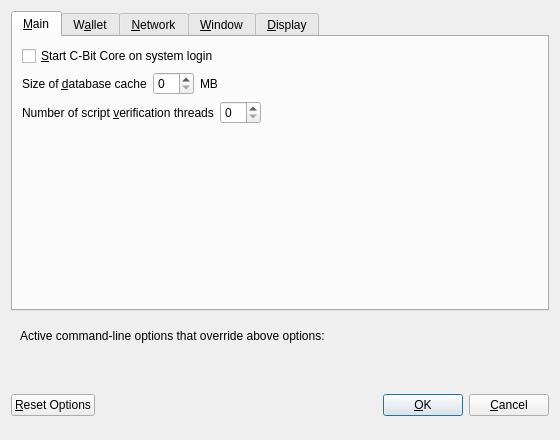
<?xml version="1.0" encoding="UTF-8"?>
<ui version="4.0">
 <class>OptionsDialog</class>
 <widget class="QDialog" name="OptionsDialog">
  <property name="geometry">
   <rect>
    <x>0</x>
    <y>0</y>
    <width>560</width>
    <height>440</height>
   </rect>
  </property>
  <property name="windowTitle">
   <string>Options</string>
  </property>
  <property name="modal">
   <bool>true</bool>
  </property>
  <layout class="QVBoxLayout" name="verticalLayout">
   <item>
    <widget class="QTabWidget" name="tabWidget">
     <property name="currentIndex">
      <number>0</number>
     </property>
     <widget class="QWidget" name="tabMain">
      <attribute name="title">
       <string>&amp;Main</string>
      </attribute>
      <layout class="QVBoxLayout" name="verticalLayout_Main">
       <item>
        <widget class="QCheckBox" name="bitcoinAtStartup">
         <property name="toolTip">
          <string>Automatically start C-Bit Core after logging in to the system.</string>
         </property>
         <property name="text">
          <string>&amp;Start C-Bit Core on system login</string>
         </property>
        </widget>
       </item>
       <item>
        <layout class="QHBoxLayout" name="horizontalLayout_2_Main">
         <item>
          <widget class="QLabel" name="databaseCacheLabel">
           <property name="text">
            <string>Size of &amp;database cache</string>
           </property>
           <property name="textFormat">
            <enum>Qt::PlainText</enum>
           </property>
           <property name="buddy">
            <cstring>databaseCache</cstring>
           </property>
          </widget>
         </item>
         <item>
          <widget class="QSpinBox" name="databaseCache"/>
         </item>
         <item>
          <widget class="QLabel" name="databaseCacheUnitLabel">
           <property name="text">
            <string>MB</string>
           </property>
           <property name="textFormat">
            <enum>Qt::PlainText</enum>
           </property>
          </widget>
         </item>
         <item>
          <spacer name="horizontalSpacer_2_Main">
           <property name="orientation">
            <enum>Qt::Horizontal</enum>
           </property>
           <property name="sizeHint" stdset="0">
            <size>
             <width>40</width>
             <height>20</height>
            </size>
           </property>
          </spacer>
         </item>
        </layout>
       </item>
       <item>
        <layout class="QHBoxLayout" name="horizontalLayout_3_Main">
         <item>
          <widget class="QLabel" name="threadsScriptVerifLabel">
           <property name="text">
            <string>Number of script &amp;verification threads</string>
           </property>
           <property name="textFormat">
            <enum>Qt::PlainText</enum>
           </property>
           <property name="buddy">
            <cstring>threadsScriptVerif</cstring>
           </property>
          </widget>
         </item>
         <item>
          <widget class="QSpinBox" name="threadsScriptVerif">
           <property name="toolTip">
            <string>(0 = auto, &lt;0 = leave that many cores free)</string>
           </property>
          </widget>
         </item>
         <item>
          <spacer name="horizontalSpacer_3_Main">
           <property name="orientation">
            <enum>Qt::Horizontal</enum>
           </property>
           <property name="sizeHint" stdset="0">
            <size>
             <width>40</width>
             <height>20</height>
            </size>
           </property>
          </spacer>
         </item>
        </layout>
       </item>
       <item>
        <spacer name="verticalSpacer_Main">
         <property name="orientation">
          <enum>Qt::Vertical</enum>
         </property>
         <property name="sizeHint" stdset="0">
          <size>
           <width>20</width>
           <height>40</height>
          </size>
         </property>
        </spacer>
       </item>
      </layout>
     </widget>
     <widget class="QWidget" name="tabWallet">
      <attribute name="title">
       <string>W&amp;allet</string>
      </attribute>
      <layout class="QVBoxLayout" name="verticalLayout_Wallet">
       <item>
        <widget class="QGroupBox" name="groupBox">
         <property name="title">
          <string>Expert</string>
         </property>
         <layout class="QVBoxLayout" name="verticalLayout_2">
          <item>
           <widget class="QCheckBox" name="coinControlFeatures">
            <property name="toolTip">
             <string>Whether to show coin control features or not.</string>
            </property>
            <property name="text">
             <string>Enable coin &amp;control features</string>
            </property>
           </widget>
          </item>
          <item>
           <widget class="QCheckBox" name="spendZeroConfChange">
            <property name="toolTip">
             <string>If you disable the spending of unconfirmed change, the change from a transaction cannot be used until that transaction has at least one confirmation. This also affects how your balance is computed.</string>
            </property>
            <property name="text">
             <string>&amp;Spend unconfirmed change</string>
            </property>
           </widget>
          </item>
         </layout>
        </widget>
       </item>
       <item>
        <spacer name="verticalSpacer_Wallet">
         <property name="orientation">
          <enum>Qt::Vertical</enum>
         </property>
         <property name="sizeHint" stdset="0">
          <size>
           <width>20</width>
           <height>40</height>
          </size>
         </property>
        </spacer>
       </item>
      </layout>
     </widget>
     <widget class="QWidget" name="tabNetwork">
      <attribute name="title">
       <string>&amp;Network</string>
      </attribute>
      <layout class="QVBoxLayout" name="verticalLayout_Network">
       <item>
        <widget class="QCheckBox" name="mapPortUpnp">
         <property name="toolTip">
          <string>Automatically open the Bitcoin client port on the router. This only works when your router supports UPnP and it is enabled.</string>
         </property>
         <property name="text">
          <string>Map port using &amp;UPnP</string>
         </property>
        </widget>
       </item>
       <item>
        <widget class="QCheckBox" name="allowIncoming">
         <property name="toolTip">
          <string>Accept connections from outside</string>
         </property>
         <property name="text">
          <string>Allow incoming connections</string>
         </property>
        </widget>
       </item>
       <item>
        <widget class="QCheckBox" name="connectSocks">
         <property name="toolTip">
          <string>Connect to the Bitcoin network through a SOCKS5 proxy.</string>
         </property>
         <property name="text">
          <string>&amp;Connect through SOCKS5 proxy (default proxy):</string>
         </property>
        </widget>
       </item>
       <item>
        <layout class="QHBoxLayout" name="horizontalLayout_1_Network">
         <item>
          <widget class="QLabel" name="proxyIpLabel">
           <property name="text">
            <string>Proxy &amp;IP:</string>
           </property>
           <property name="textFormat">
            <enum>Qt::PlainText</enum>
           </property>
           <property name="buddy">
            <cstring>proxyIp</cstring>
           </property>
          </widget>
         </item>
         <item>
          <widget class="QValidatedLineEdit" name="proxyIp">
           <property name="minimumSize">
            <size>
             <width>140</width>
             <height>0</height>
            </size>
           </property>
           <property name="maximumSize">
            <size>
             <width>140</width>
             <height>16777215</height>
            </size>
           </property>
           <property name="toolTip">
            <string>IP address of the proxy (e.g. IPv4: 127.0.0.1 / IPv6: ::1)</string>
           </property>
          </widget>
         </item>
         <item>
          <widget class="QLabel" name="proxyPortLabel">
           <property name="text">
            <string>&amp;Port:</string>
           </property>
           <property name="textFormat">
            <enum>Qt::PlainText</enum>
           </property>
           <property name="buddy">
            <cstring>proxyPort</cstring>
           </property>
          </widget>
         </item>
         <item>
          <widget class="QLineEdit" name="proxyPort">
           <property name="minimumSize">
            <size>
             <width>55</width>
             <height>0</height>
            </size>
           </property>
           <property name="maximumSize">
            <size>
             <width>55</width>
             <height>16777215</height>
            </size>
           </property>
           <property name="toolTip">
            <string>Port of the proxy (e.g. 9050)</string>
           </property>
          </widget>
         </item>
         <item>
          <spacer name="horizontalSpacer_1_Network">
           <property name="orientation">
            <enum>Qt::Horizontal</enum>
           </property>
           <property name="sizeHint" stdset="0">
            <size>
             <width>40</width>
             <height>20</height>
            </size>
           </property>
          </spacer>
         </item>
        </layout>
       </item>
       <item>
        <layout class="QHBoxLayout" name="horizontalLayout_2_Network">
         <item>
          <widget class="QLabel" name="proxyActiveNets">
           <property name="text">
            <string>Used for reaching peers via:</string>
           </property>
           <property name="textFormat">
            <enum>Qt::PlainText</enum>
           </property>
          </widget>
         </item>
         <item>
          <widget class="QCheckBox" name="proxyReachIPv4">
           <property name="enabled">
            <bool>false</bool>
           </property>
           <property name="toolTip">
            <string>Shows, if the supplied default SOCKS5 proxy is used to reach peers via this network type.</string>
           </property>
           <property name="text">
            <string/>
           </property>
          </widget>
         </item>
         <item>
          <widget class="QLabel" name="proxyReachIPv4Label">
           <property name="text">
            <string>IPv4</string>
           </property>
           <property name="textFormat">
            <enum>Qt::PlainText</enum>
           </property>
          </widget>
         </item>
         <item>
          <widget class="QCheckBox" name="proxyReachIPv6">
           <property name="enabled">
            <bool>false</bool>
           </property>
           <property name="toolTip">
            <string>Shows, if the supplied default SOCKS5 proxy is used to reach peers via this network type.</string>
           </property>
           <property name="text">
            <string/>
           </property>
          </widget>
         </item>
         <item>
          <widget class="QLabel" name="proxyReachIPv6Label">
           <property name="text">
            <string>IPv6</string>
           </property>
           <property name="textFormat">
            <enum>Qt::PlainText</enum>
           </property>
          </widget>
         </item>
         <item>
          <widget class="QCheckBox" name="proxyReachTor">
           <property name="enabled">
            <bool>false</bool>
           </property>
           <property name="toolTip">
            <string>Shows, if the supplied default SOCKS5 proxy is used to reach peers via this network type.</string>
           </property>
           <property name="text">
            <string/>
           </property>
          </widget>
         </item>
         <item>
          <widget class="QLabel" name="proxyReachTorLabel">
           <property name="text">
            <string>Tor</string>
           </property>
           <property name="textFormat">
            <enum>Qt::PlainText</enum>
           </property>
          </widget>
         </item>
         <item>
          <spacer name="horizontalSpacer_2_Network">
           <property name="orientation">
            <enum>Qt::Horizontal</enum>
           </property>
           <property name="sizeHint" stdset="0">
            <size>
             <width>40</width>
             <height>20</height>
            </size>
           </property>
          </spacer>
         </item>
        </layout>
       </item>
       <item>
        <widget class="QCheckBox" name="connectSocksTor">
         <property name="toolTip">
          <string>Connect to the Bitcoin network through a separate SOCKS5 proxy for Tor hidden services.</string>
         </property>
         <property name="text">
          <string>Use separate SOCKS5 proxy to reach peers via Tor hidden services:</string>
         </property>
        </widget>
       </item>
       <item>
        <layout class="QHBoxLayout" name="horizontalLayout_3_Network">
         <item>
          <widget class="QLabel" name="proxyIpTorLabel">
           <property name="text">
            <string>Proxy &amp;IP:</string>
           </property>
           <property name="textFormat">
            <enum>Qt::PlainText</enum>
           </property>
           <property name="buddy">
            <cstring>proxyIpTor</cstring>
           </property>
          </widget>
         </item>
         <item>
          <widget class="QValidatedLineEdit" name="proxyIpTor">
           <property name="minimumSize">
            <size>
             <width>140</width>
             <height>0</height>
            </size>
           </property>
           <property name="maximumSize">
            <size>
             <width>140</width>
             <height>16777215</height>
            </size>
           </property>
           <property name="toolTip">
            <string>IP address of the proxy (e.g. IPv4: 127.0.0.1 / IPv6: ::1)</string>
           </property>
          </widget>
         </item>
         <item>
          <widget class="QLabel" name="proxyPortTorLabel">
           <property name="text">
            <string>&amp;Port:</string>
           </property>
           <property name="textFormat">
            <enum>Qt::PlainText</enum>
           </property>
           <property name="buddy">
            <cstring>proxyPortTor</cstring>
           </property>
          </widget>
         </item>
         <item>
          <widget class="QLineEdit" name="proxyPortTor">
           <property name="minimumSize">
            <size>
             <width>55</width>
             <height>0</height>
            </size>
           </property>
           <property name="maximumSize">
            <size>
             <width>55</width>
             <height>16777215</height>
            </size>
           </property>
           <property name="toolTip">
            <string>Port of the proxy (e.g. 9050)</string>
           </property>
          </widget>
         </item>
         <item>
          <spacer name="horizontalSpacer_4_Network">
           <property name="orientation">
            <enum>Qt::Horizontal</enum>
           </property>
           <property name="sizeHint" stdset="0">
            <size>
             <width>40</width>
             <height>20</height>
            </size>
           </property>
          </spacer>
         </item>
        </layout>
       </item>
       <item>
        <spacer name="verticalSpacer_Network">
         <property name="orientation">
          <enum>Qt::Vertical</enum>
         </property>
         <property name="sizeHint" stdset="0">
          <size>
           <width>20</width>
           <height>40</height>
          </size>
         </property>
        </spacer>
       </item>
      </layout>
     </widget>
     <widget class="QWidget" name="tabWindow">
      <attribute name="title">
       <string>&amp;Window</string>
      </attribute>
      <layout class="QVBoxLayout" name="verticalLayout_Window">
       <item>
        <widget class="QCheckBox" name="minimizeToTray">
         <property name="toolTip">
          <string>Show only a tray icon after minimizing the window.</string>
         </property>
         <property name="text">
          <string>&amp;Minimize to the tray instead of the taskbar</string>
         </property>
        </widget>
       </item>
       <item>
        <widget class="QCheckBox" name="minimizeOnClose">
         <property name="toolTip">
          <string>Minimize instead of exit the application when the window is closed. When this option is enabled, the application will be closed only after selecting Exit in the menu.</string>
         </property>
         <property name="text">
          <string>M&amp;inimize on close</string>
         </property>
        </widget>
       </item>
       <item>
        <spacer name="verticalSpacer_Window">
         <property name="orientation">
          <enum>Qt::Vertical</enum>
         </property>
         <property name="sizeHint" stdset="0">
          <size>
           <width>20</width>
           <height>40</height>
          </size>
         </property>
        </spacer>
       </item>
      </layout>
     </widget>
     <widget class="QWidget" name="tabDisplay">
      <attribute name="title">
       <string>&amp;Display</string>
      </attribute>
      <layout class="QVBoxLayout" name="verticalLayout_Display">
       <item>
        <layout class="QHBoxLayout" name="horizontalLayout_1_Display">
         <item>
          <widget class="QLabel" name="langLabel">
           <property name="text">
            <string>User Interface &amp;language:</string>
           </property>
           <property name="textFormat">
            <enum>Qt::PlainText</enum>
           </property>
           <property name="buddy">
            <cstring>lang</cstring>
           </property>
          </widget>
         </item>
         <item>
          <widget class="QValueComboBox" name="lang">
           <property name="toolTip">
            <string>The user interface language can be set here. This setting will take effect after restarting C-Bit Core.</string>
           </property>
          </widget>
         </item>
        </layout>
       </item>
       <item>
        <layout class="QHBoxLayout" name="horizontalLayout_2_Display">
         <item>
          <widget class="QLabel" name="unitLabel">
           <property name="text">
            <string>&amp;Unit to show amounts in:</string>
           </property>
           <property name="textFormat">
            <enum>Qt::PlainText</enum>
           </property>
           <property name="buddy">
            <cstring>unit</cstring>
           </property>
          </widget>
         </item>
         <item>
          <widget class="QValueComboBox" name="unit">
           <property name="toolTip">
            <string>Choose the default subdivision unit to show in the interface and when sending coins.</string>
           </property>
          </widget>
         </item>
        </layout>
       </item>
       <item>
        <layout class="QHBoxLayout" name="horizontalLayout_3_Display">
         <item>
          <widget class="QLabel" name="thirdPartyTxUrlsLabel">
           <property name="toolTip">
            <string>Third party URLs (e.g. a block explorer) that appear in the transactions tab as context menu items. %s in the URL is replaced by transaction hash. Multiple URLs are separated by vertical bar |.</string>
           </property>
           <property name="text">
            <string>Third party transaction URLs</string>
           </property>
           <property name="buddy">
            <cstring>thirdPartyTxUrls</cstring>
           </property>
          </widget>
         </item>
         <item>
          <widget class="QLineEdit" name="thirdPartyTxUrls">
           <property name="toolTip">
            <string>Third party URLs (e.g. a block explorer) that appear in the transactions tab as context menu items. %s in the URL is replaced by transaction hash. Multiple URLs are separated by vertical bar |.</string>
           </property>
          </widget>
         </item>
        </layout>
       </item>
       <item>
        <spacer name="verticalSpacer_Display">
         <property name="orientation">
          <enum>Qt::Vertical</enum>
         </property>
         <property name="sizeHint" stdset="0">
          <size>
           <width>20</width>
           <height>40</height>
          </size>
         </property>
        </spacer>
       </item>
      </layout>
     </widget>
    </widget>
   </item>
   <item>
    <widget class="QFrame" name="frame">
     <layout class="QVBoxLayout" name="verticalLayout_Bottom">
      <item>
       <layout class="QHBoxLayout" name="horizontalLayout_Bottom">
        <item>
         <widget class="QLabel" name="overriddenByCommandLineInfoLabel">
          <property name="text">
           <string>Active command-line options that override above options:</string>
          </property>
          <property name="textFormat">
           <enum>Qt::PlainText</enum>
          </property>
         </widget>
        </item>
        <item>
         <spacer name="horizontalSpacer_Bottom">
          <property name="orientation">
           <enum>Qt::Horizontal</enum>
          </property>
          <property name="sizeHint" stdset="0">
           <size>
            <width>40</width>
            <height>20</height>
           </size>
          </property>
         </spacer>
        </item>
       </layout>
      </item>
      <item>
       <widget class="QLabel" name="overriddenByCommandLineLabel">
        <property name="text">
         <string/>
        </property>
        <property name="textFormat">
         <enum>Qt::PlainText</enum>
        </property>
        <property name="wordWrap">
         <bool>true</bool>
        </property>
       </widget>
      </item>
     </layout>
    </widget>
   </item>
   <item>
    <layout class="QHBoxLayout" name="horizontalLayout_Buttons">
     <item>
      <widget class="QPushButton" name="resetButton">
       <property name="toolTip">
        <string>Reset all client options to default.</string>
       </property>
       <property name="text">
        <string>&amp;Reset Options</string>
       </property>
       <property name="autoDefault">
        <bool>false</bool>
       </property>
      </widget>
     </item>
     <item>
      <spacer name="horizontalSpacer_1">
       <property name="orientation">
        <enum>Qt::Horizontal</enum>
       </property>
       <property name="sizeHint" stdset="0">
        <size>
         <width>40</width>
         <height>48</height>
        </size>
       </property>
      </spacer>
     </item>
     <item>
      <widget class="QLabel" name="statusLabel">
       <property name="minimumSize">
        <size>
         <width>200</width>
         <height>0</height>
        </size>
       </property>
       <property name="font">
        <font>
         <weight>75</weight>
         <bold>true</bold>
        </font>
       </property>
       <property name="text">
        <string/>
       </property>
       <property name="textFormat">
        <enum>Qt::PlainText</enum>
       </property>
       <property name="wordWrap">
        <bool>true</bool>
       </property>
      </widget>
     </item>
     <item>
      <spacer name="horizontalSpacer_2">
       <property name="orientation">
        <enum>Qt::Horizontal</enum>
       </property>
       <property name="sizeHint" stdset="0">
        <size>
         <width>40</width>
         <height>48</height>
        </size>
       </property>
      </spacer>
     </item>
     <item>
      <widget class="QPushButton" name="okButton">
       <property name="text">
        <string>&amp;OK</string>
       </property>
       <property name="autoDefault">
        <bool>false</bool>
       </property>
       <property name="default">
        <bool>true</bool>
       </property>
      </widget>
     </item>
     <item>
      <widget class="QPushButton" name="cancelButton">
       <property name="text">
        <string>&amp;Cancel</string>
       </property>
       <property name="autoDefault">
        <bool>false</bool>
       </property>
      </widget>
     </item>
    </layout>
   </item>
  </layout>
 </widget>
 <customwidgets>
  <customwidget>
   <class>QValidatedLineEdit</class>
   <extends>QLineEdit</extends>
   <header>qvalidatedlineedit.h</header>
  </customwidget>
  <customwidget>
   <class>QValueComboBox</class>
   <extends>QComboBox</extends>
   <header>qvaluecombobox.h</header>
  </customwidget>
 </customwidgets>
 <resources/>
 <connections/>
</ui>
